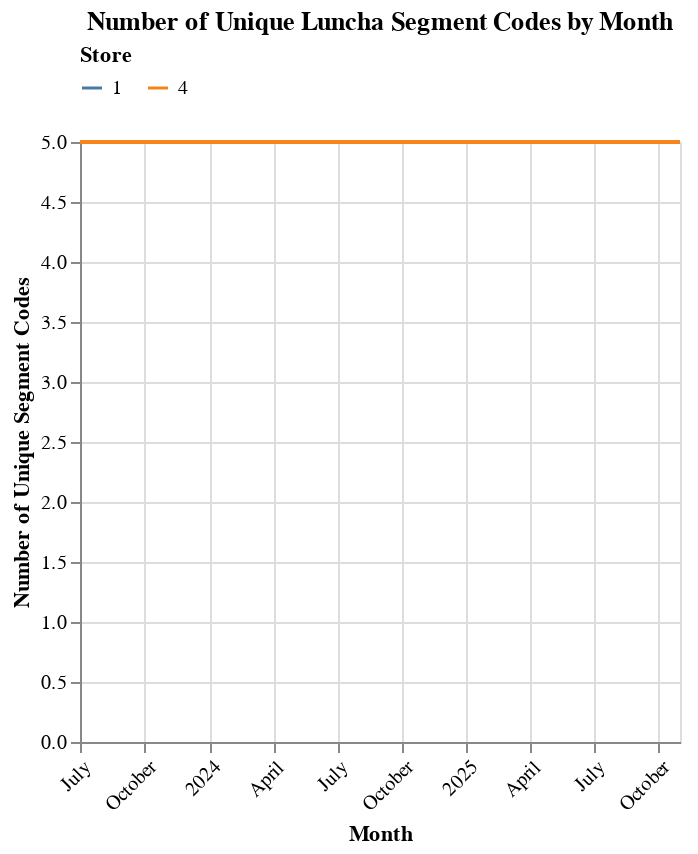

Write notebook code for a chart like this one.
### Code cell
# Check if all segment codes are present in the entire period for each store
unique_lunch_segment_codes = median_prices_lunch.groupby(['year_month', "store_id"])['segment_code'].nunique().reset_index()
display(unique_lunch_segment_codes.head())
unique_lunch_segment_codes['year_month'] = unique_lunch_segment_codes['year_month'].dt.to_timestamp()

alt.Chart(unique_lunch_segment_codes).mark_line().encode(
    x=alt.X('year_month', title='Month', axis=alt.Axis(labelAngle=-45)),
    y=alt.Y('segment_code', title='Number of Unique Segment Codes'),
    color=alt.Color('store_id:N', title='Store', legend=alt.Legend(orient='top', titleOrient='top'))
).properties(
    title='Number of Unique Luncha Segment Codes by Month'
)

### Figure 1 — Vega-Lite specification as saved in the notebook (floating-point values rounded to 4 significant figures)
{"config": {"view": {"continuousWidth": 300, "continuousHeight": 300}}, "data": {"name": "data-f5546a835a332fbf7825bee77b8219dc"}, "mark": {"type": "line"}, "encoding": {"color": {"field": "store_id", "legend": {"orient": "top", "titleOrient": "top"}, "title": "Store", "type": "nominal"}, "x": {"axis": {"labelAngle": -45}, "field": "year_month", "title": "Month", "type": "temporal"}, "y": {"field": "segment_code", "title": "Number of Unique Segment Codes", "type": "quantitative"}}, "title": "Number of Unique Luncha Segment Codes by Month", "$schema": "https://vega.github.io/schema/vega-lite/v5.20.1.json", "datasets": {"data-f5546a835a332fbf7825bee77b8219dc": [{"year_month": "2023-07-01T00:00:00", "store_id": 1, "segment_code": 5}, {"year_month": "2023-07-01T00:00:00", "store_id": 4, "segment_code": 5}, {"year_month": "2023-08-01T00:00:00", "store_id": 1, "segment_code": 5}, {"year_month": "2023-08-01T00:00:00", "store_id": 4, "segment_code": 5}, {"year_month": "2023-09-01T00:00:00", "store_id": 1, "segment_code": 5}, {"year_month": "2023-09-01T00:00:00", "store_id": 4, "segment_code": 5}, {"year_month": "2023-10-01T00:00:00", "store_id": 1, "segment_code": 5}, {"year_month": "2023-10-01T00:00:00", "store_id": 4, "segment_code": 5}, {"year_month": "2023-11-01T00:00:00", "store_id": 1, "segment_code": 5}, {"year_month": "2023-11-01T00:00:00", "store_id": 4, "segment_code": 5}, {"year_month": "2023-12-01T00:00:00", "store_id": 1, "segment_code": 5}, {"year_month": "2023-12-01T00:00:00", "store_id": 4, "segment_code": 5}, {"year_month": "2024-01-01T00:00:00", "store_id": 1, "segment_code": 5}, {"year_month": "2024-01-01T00:00:00", "store_id": 4, "segment_code": 5}, {"year_month": "2024-02-01T00:00:00", "store_id": 1, "segment_code": 5}, {"year_month": "2024-02-01T00:00:00", "store_id": 4, "segment_code": 5}, {"year_month": "2024-03-01T00:00:00", "store_id": 1, "segment_code": 5}, {"year_month": "2024-03-01T00:00:00", "store_id": 4, "segment_code": 5}, {"year_month": "2024-04-01T00:00:00", "store_id": 1, "segment_code": 5}, {"year_month": "2024-04-01T00:00:00", "store_id": 4, "segment_code": 5}, {"year_month": "2024-05-01T00:00:00", "store_id": 1, "segment_code": 5}, {"year_month": "2024-05-01T00:00:00", "store_id": 4, "segment_code": 5}, {"year_month": "2024-06-01T00:00:00", "store_id": 1, "segment_code": 5}, {"year_month": "2024-06-01T00:00:00", "store_id": 4, "segment_code": 5}, {"year_month": "2024-07-01T00:00:00", "store_id": 1, "segment_code": 5}, {"year_month": "2024-07-01T00:00:00", "store_id": 4, "segment_code": 5}, {"year_month": "2024-08-01T00:00:00", "store_id": 1, "segment_code": 5}, {"year_month": "2024-08-01T00:00:00", "store_id": 4, "segment_code": 5}, {"year_month": "2024-09-01T00:00:00", "store_id": 1, "segment_code": 5}, {"year_month": "2024-09-01T00:00:00", "store_id": 4, "segment_code": 5}, {"year_month": "2024-10-01T00:00:00", "store_id": 1, "segment_code": 5}, {"year_month": "2024-10-01T00:00:00", "store_id": 4, "segment_code": 5}, {"year_month": "2024-11-01T00:00:00", "store_id": 1, "segment_code": 5}, {"year_month": "2024-11-01T00:00:00", "store_id": 4, "segment_code": 5}, {"year_month": "2024-12-01T00:00:00", "store_id": 1, "segment_code": 5}, {"year_month": "2024-12-01T00:00:00", "store_id": 4, "segment_code": 5}, {"year_month": "2025-01-01T00:00:00", "store_id": 1, "segment_code": 5}, {"year_month": "2025-01-01T00:00:00", "store_id": 4, "segment_code": 5}, {"year_month": "2025-02-01T00:00:00", "store_id": 1, "segment_code": 5}, {"year_month": "2025-02-01T00:00:00", "store_id": 4, "segment_code": 5}, {"year_month": "2025-03-01T00:00:00", "store_id": 1, "segment_code": 5}, {"year_month": "2025-03-01T00:00:00", "store_id": 4, "segment_code": 5}, {"year_month": "2025-04-01T00:00:00", "store_id": 1, "segment_code": 5}, {"year_month": "2025-04-01T00:00:00", "store_id": 4, "segment_code": 5}, {"year_month": "2025-05-01T00:00:00", "store_id": 1, "segment_code": 5}, {"year_month": "2025-05-01T00:00:00", "store_id": 4, "segment_code": 5}, {"year_month": "2025-06-01T00:00:00", "store_id": 1, "segment_code": 5}, {"year_month": "2025-06-01T00:00:00", "store_id": 4, "segment_code": 5}, {"year_month": "2025-07-01T00:00:00", "store_id": 1, "segment_code": 5}, {"year_month": "2025-07-01T00:00:00", "store_id": 4, "segment_code": 5}, {"year_month": "2025-08-01T00:00:00", "store_id": 1, "segment_code": 5}, {"year_month": "2025-08-01T00:00:00", "store_id": 4, "segment_code": 5}, {"year_month": "2025-09-01T00:00:00", "store_id": 1, "segment_code": 5}, {"year_month": "2025-09-01T00:00:00", "store_id": 4, "segment_code": 5}, {"year_month": "2025-10-01T00:00:00", "store_id": 1, "segment_code": 5}, {"year_month": "2025-11-01T00:00:00", "store_id": 1, "segment_code": 5}, {"year_month": "2025-11-01T00:00:00", "store_id": 4, "segment_code": 5}]}}
